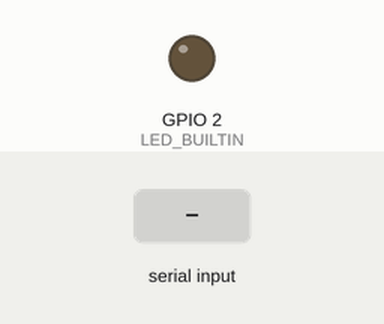
Simulated run of this sketch. Board: ESP32. Parts: output pins drawn as LEDs (lit = HIGH). Dashed ring = blinking. Inputs (shaded band) come from the test bench.

Above: at 1.2 s.
1.3 s: "1" received over Serial
At 1.4 s:
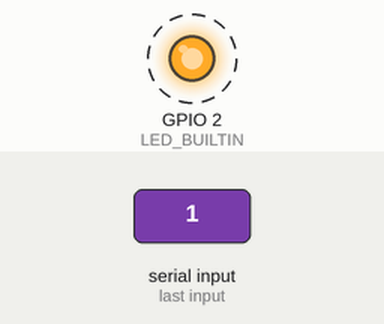
Timing chart, 0 to 10.3 s (numbered marks = the images above; inputs shaded):
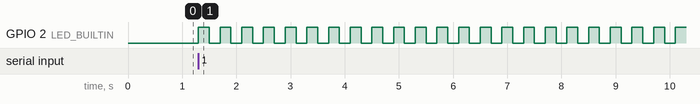

The sketch:

ESP32_UART.ino
```cpp
//HardwareSerial Serial1(0);
char c;

void setup() {
  Serial.begin(9600);
  Serial1.begin(9600);
  pinMode(LED_BUILTIN, OUTPUT);
}

void loop() {

 /*  digitalWrite(LED_BUILTIN, HIGH);   // turn the LED on (HIGH is the voltage level)
   delay(1000);                       // wait for a second
   digitalWrite(LED_BUILTIN, LOW);    // turn the LED off by making the voltage LOW
   delay(1000);
*/
  if(Serial.available())
  {
      digitalWrite(LED_BUILTIN, HIGH);   // turn the LED on (HIGH is the voltage level)
      delay(200);                       // wait for a second
      digitalWrite(LED_BUILTIN, LOW);    // turn the LED off by making the voltage LOW
      delay(200);

  //    c = Serial1.read();
  //    Serial.println(c);
  }

}
```

Measured:
- after the input at 1.3 s, GPIO 2 (LED_BUILTIN): alternates HIGH for 0.20 s and LOW for 0.20 s, starting at once
